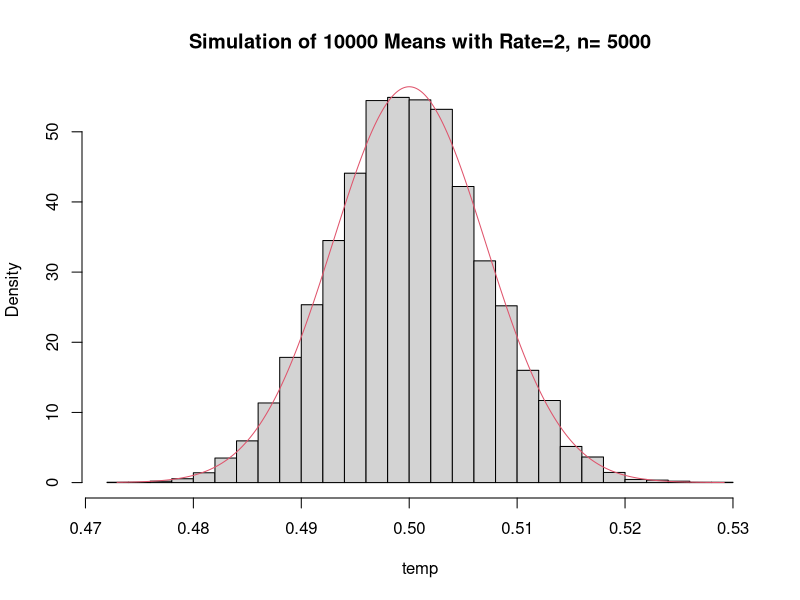
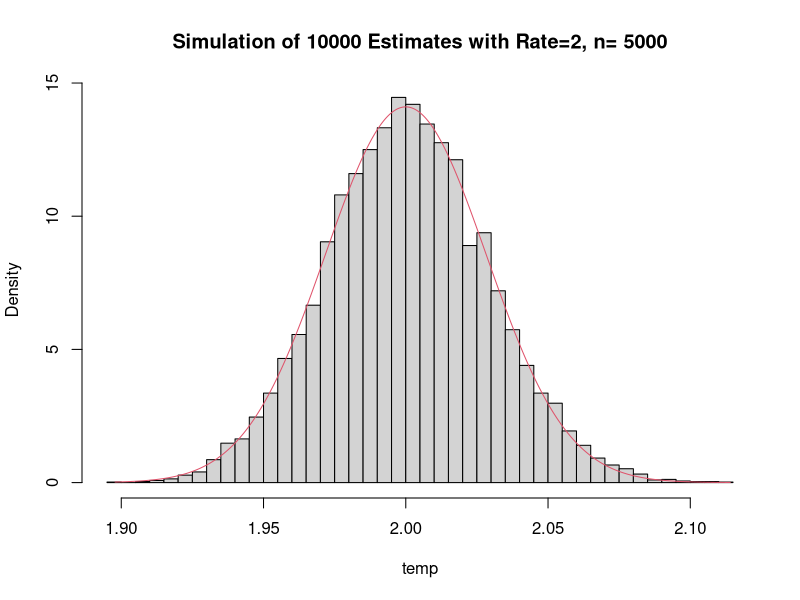

Source code (R) for these figures, in order:
temp=rep(0,10000)
n=5000

for (i in 1:10000)temp[i]=mean(rexp(n,rate=2))
hist(temp,main=paste("Simulation of 10000 Means with Rate=2, n=",n),nclass=40,freq=FALSE)
x=seq(min(temp),max(temp),length=10001)
lines(x,dnorm(x,mean=0.5,sd=0.5/sqrt(n)),col=2)


for (i in 1:10000)temp[i]=1/mean(rexp(n,rate=2))
hist(temp,main=paste("Simulation of 10000 Estimates with Rate=2, n=",n),nclass=40,freq=FALSE)
x=seq(min(temp),max(temp),length=10001)
lines(x,dnorm(x,mean=2,sd=2/sqrt(n)),col=2)


